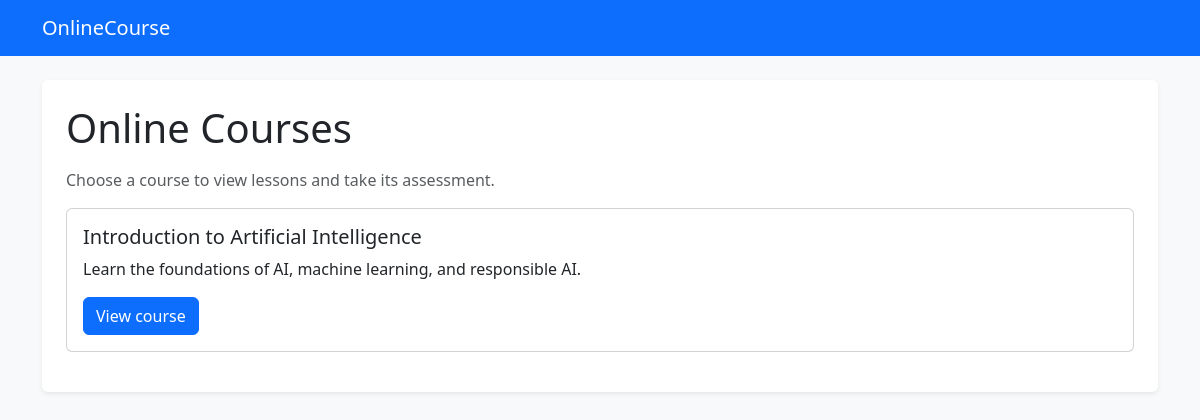
The page / on the database its author committed.
### onlinecourse/models.py (models this page shows, shortened)
class Course(models.Model):
    name = models.CharField(max_length=200)
    description = models.TextField(blank=True)

### onlinecourse/views.py (the view)
# urls.py: path("", views.home, name="home"),
def home(request):
    courses = Course.objects.all()
    return render(request, "onlinecourse/home.html", {"course_list": courses})

### onlinecourse/templates/onlinecourse/home.html (shortened to what this page needs)
{% extends "onlinecourse/base.html" %}
{% block content %}
<div class="p-4 bg-white rounded shadow-sm">
  <h1 class="mb-3">Online Courses</h1>
  <p class="text-muted">Choose a course to view lessons and take its assessment.</p>
  {% for course in course_list %}
    <div class="card mb-3"><div class="card-body">
      <h2 class="h5">{{ course.name }}</h2>
      <p>{{ course.description }}</p>
      <a class="btn btn-primary" href="{% url 'onlinecourse:course_details' course.id %}">View course</a>
    </div></div>
  {% empty %}
    <p>No courses are available yet. Run <code>py manage.py seed_demo</code>.</p>
  {% endfor %}
</div>
{% endblock %}

### rows shown on the page
Course: name "Introduction to Artificial Intelligence", description "Learn the foundations of AI, machine learning, and responsible AI."
